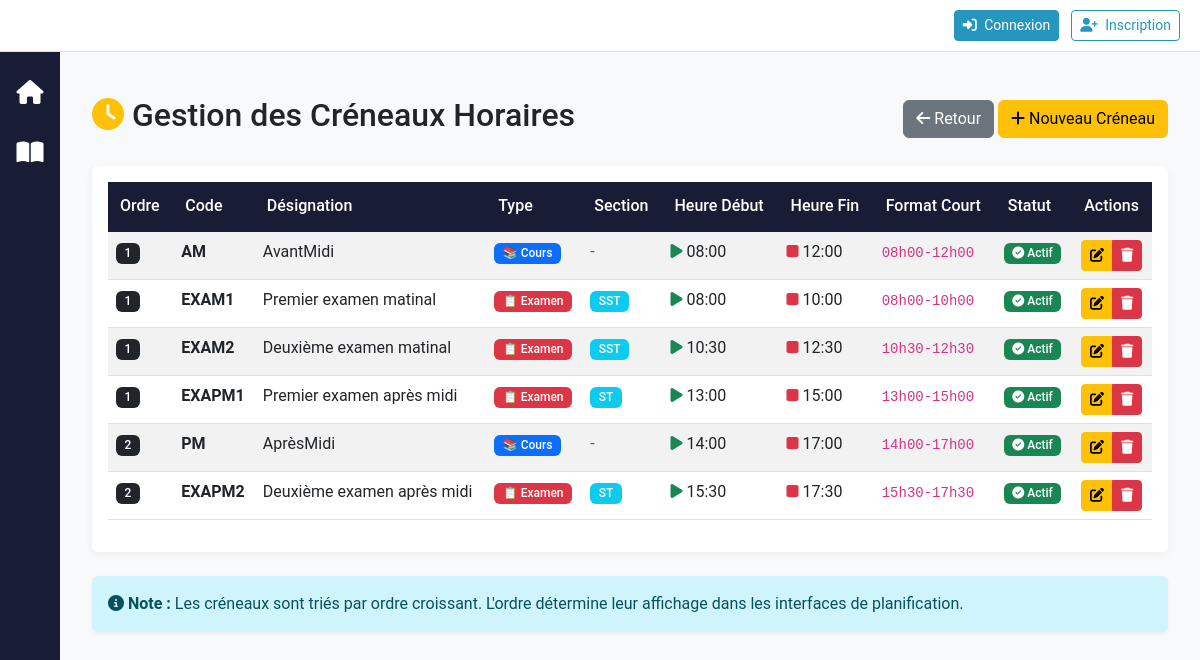
Page /reglage/creneaux/ on the committed database.
### reglage/models.py (models this page shows, shortened)
class Creneau(models.Model):
    TYPE_CHOICES = [
        ('cours', 'Cours'),
        ('examen', 'Examen'),
        ('les_deux', 'Cours et Examens'),
    ]
    code = models.CharField(max_length=10, unique=True, help_text="Ex: AM, PM, S1, S2")
    designation = models.CharField(max_length=100, help_text="Ex: Matinée, Après-midi")
    type_creneau = models.CharField(max_length=10, choices=TYPE_CHOICES, default='les_deux',
                                   help_text="Type d'horaire où ce créneau apparaît")
    section = models.ForeignKey('Section', on_delete=models.CASCADE, null=True, blank=True,
                               help_text="Section pour les créneaux d'examens (laisser vide pour les cours généraux)")
    heure_debut = models.TimeField(help_text="Heure de début (ex: 08:00)")
    heure_fin = models.TimeField(help_text="Heure de fin (ex: 12:00)")
    est_actif = models.BooleanField(default=True, help_text="Créneau actif pour planification")
    ordre = models.IntegerField(default=0, help_text="Ordre d'affichage")
    class Meta:
        verbose_name = "Créneau"
        verbose_name_plural = "Créneaux"
        ordering = ['ordre', 'heure_debut']
    def get_format_court(self):
        return f"{self.heure_debut.strftime('%Hh%M')}-{self.heure_fin.strftime('%Hh%M')}"

class Section(models.Model):
    CodeSection = models.CharField(max_length=20, primary_key=True)
    DesignationSection = models.CharField(max_length=100)

### reglage/views.py (the view, shortened to what this page needs)
# urls.py: path('creneaux/', views.CreneauListView.as_view(), name='creneau_list'),
class CreneauListView(ListView):
    model = Creneau
    template_name = 'reglage/creneau_list.html'
    context_object_name = 'creneaux'
    def get_queryset(self):
        queryset = super().get_queryset()
        if self.request.user.is_superuser:
            return queryset
        return queryset

### accounts/context_processors.py (called while the page is built, shortened)
def user_roles(request):
    return {
        'user_organisation': None,
        'is_org_user': False,
        'is_admin': False,
        'is_administrative_role': False,
        'is_gestionnaire': False,
        'is_section_role': False,
        'is_department_role': False,
        'is_enseignant': False,
        'is_etudiant': False,
        'is_personnel_admin': False,
        'can_access_reglage': False,
        'can_access_finance': False,
        'can_create_users': False,
        'can_delete_all': False,
        'can_view_department_data': lambda dept: False,
        'can_view_section_data': lambda section: False,
        'user_roles': [],
        'user_department': None,
        'user_section': None,
        'user_section_designation': None,
    }

### reglage/templates/reglage/creneau_list.html (shortened to what this page needs)
{% extends 'base.html' %}
{% block content %}
<div class="container-fluid mt-4">
    <div class="d-flex justify-content-between align-items-center mb-4">
        <h2><i class="fas fa-clock text-warning"></i> Gestion des Créneaux Horaires</h2>
        <div>
            <a href="{% url 'reglage:gestion_entites' %}" class="btn btn-secondary">
                <i class="fas fa-arrow-left"></i> Retour
            </a>
            <a href="{% url 'reglage:creneau_create' %}" class="btn btn-warning">
                <i class="fas fa-plus"></i> Nouveau Créneau
            </a>
        </div>
    </div>
    <div class="card">
        <div class="card-body">
            <div class="table-responsive">
                <table class="table table-striped table-hover">
                    <thead class="table-dark">
                        <tr>
                            <th>Ordre</th>
                            <th>Code</th>
                            <th>Désignation</th>
                            <th>Type</th>
                            <th>Section</th>
                            <th>Heure Début</th>
                            <th>Heure Fin</th>
                            <th>Format Court</th>
                            <th>Statut</th>
                            <th class="text-center">Actions</th>
                        </tr>
                    </thead>
                    <tbody>
                        {% for creneau in creneaux %}
                        <tr>
                            <td><span class="badge bg-dark">{{ creneau.ordre }}</span></td>
                            <td><strong>{{ creneau.code }}</strong></td>
                            <td>{{ creneau.designation }}</td>
                            <td>
                                {% if creneau.type_creneau == 'cours' %}
                                    <span class="badge bg-primary">📚 Cours</span>
                                {% elif creneau.type_creneau == 'examen' %}
                                    <span class="badge bg-danger">📋 Examen</span>
                                {% elif creneau.type_creneau == 'les_deux' %}
                                    <span class="badge bg-success">🔄 Cours & Examens</span>
                                {% endif %}
                            </td>
                            <td>
                                {% if creneau.section %}
                                    <span class="badge bg-info">{{ creneau.section.CodeSection }}</span>
                                {% else %}
                                    <span class="text-muted">-</span>
                                {% endif %}
                            </td>
                            <td><i class="fas fa-play text-success"></i> {{ creneau.heure_debut|time:"H:i" }}</td>
                            <td><i class="fas fa-stop text-danger"></i> {{ creneau.heure_fin|time:"H:i" }}</td>
                            <td><code>{{ creneau.get_format_court }}</code></td>
                            <td>
                                {% if creneau.est_actif %}
                                    <span class="badge bg-success"><i class="fas fa-check-circle"></i> Actif</span>
                                {% else %}
                                    <span class="badge bg-secondary"><i class="fas fa-times-circle"></i> Inactif</span>
                                {% endif %}
                            </td>
                            <td class="text-center">
                                <div class="btn-group btn-group-sm" role="group">
                                    <a href="{% url 'reglage:creneau_update' creneau.pk %}"
                                       class="btn btn-warning" title="Modifier">
                                        <i class="fas fa-edit"></i>
                                    </a>
                                    <a href="{% url 'reglage:creneau_delete' creneau.pk %}"
                                       class="btn btn-danger" title="Supprimer">
                                        <i class="fas fa-trash"></i>
                                    </a>
                                </div>
                            </td>
                        </tr>
                        {% endfor %}
                    </tbody>
                </table>
            </div>
        </div>
    </div>
    <div class="alert alert-info mt-4">
        <i class="fas fa-info-circle"></i>
        <strong>Note :</strong> Les créneaux sont triés par ordre croissant. L'ordre détermine leur affichage dans les interfaces de planification.
    </div>
</div>
{% endblock %}

### static/css/style.css (style rules this page uses)
:root { --primary: #2596be; --primary-dark: #1a7592; --secondary: #6c757d; --success: #28a745; --info: #17a2b8; --warning: #ffc107; --danger: #dc3545; --light: #f8f9fa; --dark: #181c34; --border-radius: 0.375rem; --transition: all 0.3s ease; }
body { background-color: var(--light); font-size: 16px; font-family: 'Roboto', 'Segoe UI', sans-serif; }
.card { border: none; box-shadow: 0 2px 10px rgba(0,0,0,0.05); transition: var(--transition); }
.table thead th { background-color: var(--dark); color: white; border-bottom: 2px solid var(--dark); font-weight: 500; padding: 0.75rem; }
.badge { font-weight: 500; padding: 0.4em 0.7em; }
.alert { margin-top: 1rem; margin-bottom: 1rem; border: none; border-radius: var(--border-radius); box-shadow: 0 2px 5px rgba(0,0,0,0.05); }
.table-responsive { width: 100%; overflow-x: auto; -webkit-overflow-scrolling: touch; }

### templates/base.html (style rules this page uses)
body { display: flex; min-height: 100vh; flex-direction: column; }

### rows in the picture
Creneau: ordre "1", code "AM", designation "AvantMidi", type_creneau "📚 Cours", heure_debut "08:00", heure_fin "12:00", get_format_court "08h00-12h00", est_actif True (drawn)
Creneau: ordre "1", code "EXAM1", designation "Premier examen matinal", type_creneau "📋 Examen", section.CodeSection "SST", heure_debut "08:00", heure_fin "10:00", get_format_court "08h00-10h00", est_actif True (drawn)
Creneau: ordre "1", code "EXAM2", designation "Deuxième examen matinal", type_creneau "📋 Examen", section.CodeSection "SST", heure_debut "10:30", heure_fin "12:30", get_format_court "10h30-12h30", est_actif True (drawn)
Creneau: ordre "1", code "EXAPM1", designation "Premier examen après midi", type_creneau "📋 Examen", section.CodeSection "ST", heure_debut "13:00", heure_fin "15:00", get_format_court "13h00-15h00", est_actif True (drawn)
Creneau: ordre "2", code "PM", designation "AprèsMidi", type_creneau "📚 Cours", heure_debut "14:00", heure_fin "17:00", get_format_court "14h00-17h00", est_actif True (drawn)
Creneau: ordre "2", code "EXAPM2", designation "Deuxième examen après midi", type_creneau "📋 Examen", section.CodeSection "ST", heure_debut "15:30", heure_fin "17:30", get_format_court "15h30-17h30", est_actif True (drawn)
